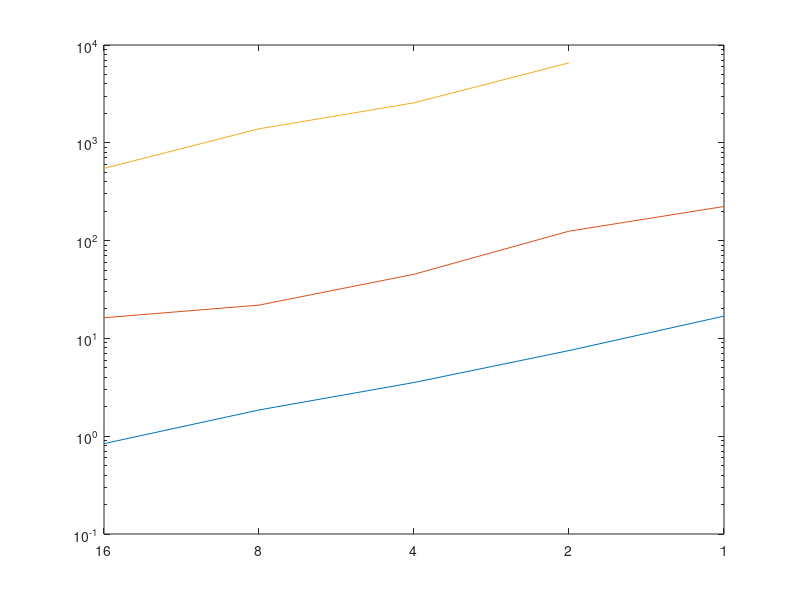

The MATLAB source for this figure: (Note: this script raises an error after producing the figure.)
close all
clear all
clc

%%
load('results/subnetwork_tradeoff_ch8.mat')

figure
semilogy(time)
xticks([1,2,3,4,5])
xticklabels([16,8,4,2,1])

load('results/subnetwork_tradeoff_ch16.mat')
hold on
semilogy(time)

load('results/subnetwork_tradeoff_ch32.mat')
hold on
semilogy(time)

matlab2tikz('scalability_subnetworks.tex');
